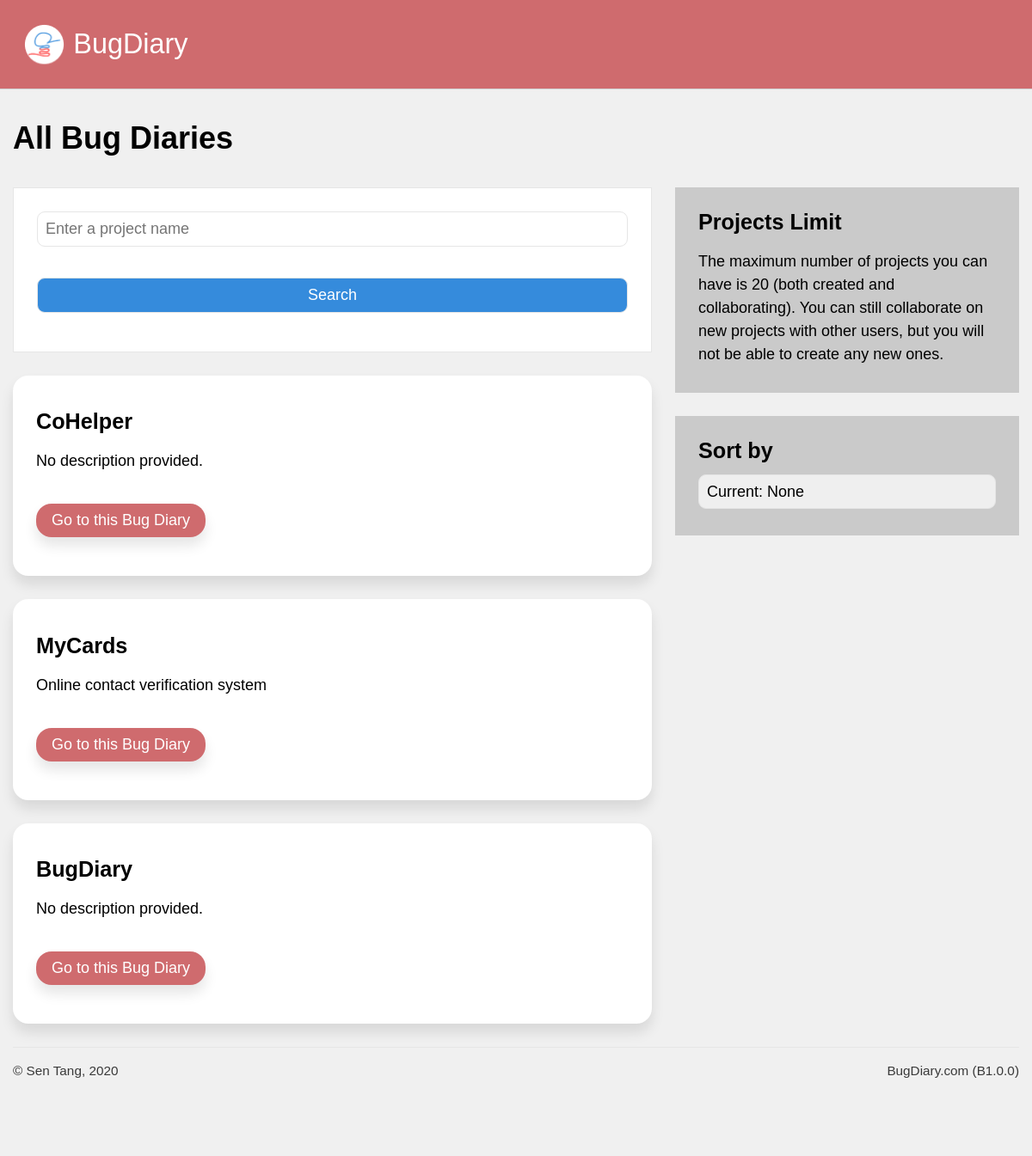
Page /users/all_projects (signed in) on the committed database.
### application/models.py (models this page shows, shortened)
class Projects(db.Model):
    id  = db.Column(db.Integer, primary_key = True, nullable = False)
    url = db.Column(db.String(22), index = True, unique = True, nullable = False)
    name = db.Column(db.String(100), nullable = False)
    description = db.Column(db.Text, nullable = False)
    creation_date = db.Column(db.DateTime, index = True, nullable = False)
    expiry_date = db.Column(db.DateTime, index = True, nullable = False)
    status = db.Column(db.String(10), nullable = False)
    access_code = db.Column(db.String(50), nullable = True)
    last_activity = db.Column(db.DateTime(), default = dt.datetime.now())
    memo = db.Column(db.String(500), default = "Post a memo here!")
    owner = db.Column(db.Integer, db.ForeignKey('users.id')) #linked
    bugs = db.relationship('Bugs', backref = 'containing_project', cascade = "all,delete")
    locations = db.relationship('Project_bug_locations', backref = 'locations_in', cascade = "all,delete")
    types = db.relationship('Project_bug_types', backref = 'types_in', cascade = "all,delete")
    settings = db.relationship('Project_settings', backref = 'settings_for', cascade = "all,delete", uselist = False)
    blog_posts = db.relationship('Blog_posts', backref= 'post_target', cascade = "all,delete")

### application/users/views.py (the view)
@users.route('/all_projects')
@login_required
def all_projects():
    page = request.args.get('page', default = 1, type = int)
    order = request.args.get('order', default = "recency")
    per_page = request.args.get('per_page', default = 5, type = int)
    if request.args.get('order'):
        if request.args.get('order') == "alphabetical":
            all_projects = current_user.collab_projects.order_by(Projects.name.asc()).paginate(page, per_page, False)
        elif request.args.get('order') == "recency":
            all_projects = current_user.collab_projects.order_by(Projects.last_activity.asc()).paginate(page, per_page, False)
        elif request.args.get('order') == "creation":
            all_projects = current_user.collab_projects.order_by(Projects.id.asc()).paginate(page, per_page, False)
    else:
        all_projects = current_user.collab_projects.order_by(Projects.id.desc()).paginate(page, per_page, False)
    result_count = current_user.collab_projects.order_by(Projects.id.desc()).count()
    next_url = url_for('users.all_projects', page = all_projects.next_num) if all_projects.has_next else None
    prev_url = url_for('users.all_projects', page = all_projects.prev_num) if all_projects.has_prev else None
    return render_template('all_projects.html', user = current_user, projects = all_projects, prev_url = prev_url, next_url = next_url)

### application/models.py (called while the page is built)
@login_manager.user_loader
def load_user(user_id):
    return Users.query.get(user_id)

### application/users/templates/users/all_projects.html (shortened to what this page needs)
{% extends 'confined.html' %}
{% import 'macros.html' as macros %}
{% block main %}
<h1>All Bug Diaries</h1>
<div class="main-aside">
    <main>
        {{ macros.search(projects.items) }}
        {% for project in projects.items %}
        <div class="rounded shadowed bg-white block">
            <h3>{{project.name}}</h3>
            <p>
                {% if project.description != "" %}
                {{project.description}}
                {% else %}
                No description provided.
                {%endif%}
            </p>
            <a href="{{ url_for('projects.dashboard', project_url = project.url) }}" class="button-primary rounded shadowed">Go to this Bug Diary</a>
        </div>
        {% endfor %}
    </main>
    <aside>
        <div class="sidebar-block bg-gray">
            <h3>Projects Limit</h3>
            <p>
                The maximum number of projects you can have is 20 (both created and collaborating). You can still collaborate on new projects with other users, but you will not be able to create any new ones.
            </p>
        </div>
        <div class="sidebar-block bg-gray">
            <h3>Sort by</h3>
            <select onchange="location = '?order=' + this.value;">
                <option value="{{ request.args.get('order') }}">Current: {{ request.args.get('order') }}</option>
            </select>
        </div>
    </aside>
</div>
{% endblock %}

### application/static/css/unilay5.css (style rules this page uses)
body { font-size: 18px; font-family: sans-serif; color: #000; margin: 0; padding: 0; background-color: #f0f0f0; }
p { line-height: 150%; }
main a.button-secondary, main a.button-primary { padding: 0.5em 1em; text-decoration: none; margin: 1em auto; display: inline-block; text-align: center; }
main a.button-primary { background-color: #cf6b6e; color: #fff; }
a:link, a:visited { color: #ff3939; }
h2, h3, h4, h5 { margin: 0.5em 0; }
h1 { color: inherit; font-size: 2em; margin: 1em 0; }
h3 { color: inherit; font-size: 1.4em; }
.block { padding: 1.5em; margin-bottom: 1.5em; }
.sidebar-block { padding: 0.75em 1.5em; margin-bottom: 1.5em; }
.aside-main, .main-aside { display: grid; grid-gap: 1.5em; }
.aside-main main, .main-aside main { grid-area: main; }
.aside-main aside, .main-aside aside { grid-area: aside; }
.main-aside { grid-template-areas: "main aside"; grid-template-columns: auto 400px; }
.rounded { border-radius: 1em 1em 1em 1em; -moz-border-radius: 1em 1em 1em 1em; -webkit-border-radius: 1em 1em 1em 1em; }
.shadowed { -webkit-box-shadow: 0px 10px 15px 0px rgba(0, 0, 0, 0.1); -moz-box-shadow: 0px 10px 15px 0px rgba(0, 0, 0, 0.1); box-shadow: 0px 10px 15px 0px rgba(0, 0, 0, 0.1); }
.bg-white { background-color: #fff; }
.bg-gray { background-color: #cacaca; }
input[type=text], input[type=number], input[type=submit], input[type=password], select, textarea, .button-styled { font-size: 1em; padding: 0.5em; -webkit-appearance: none; -moz-appearance: none; appearance: none; width: 100%; border: 1px solid; font-family: inherit; margin-bottom: 1em; border-color: #e6e6e6; -webkit-box-sizing: border-box; -moz-box-sizing: border-box; box-sizing: border-box; border-radius: 0.5em 0.5em 0.5em 0.5em; -moz-border-radius: 0.5em 0.5em 0.5em 0.5em; -webkit-border-radius: 0.5em 0.5em 0.5em 0.5em; }
.button-primary { background-color: #cf6b6e; color: #fff; }

### rows in the picture
Projects: name "CoHelper", description "No description provided."
Projects: name "MyCards", description "Online contact verification system"
Projects: name "BugDiary", description "No description provided."

### other values in the picture
{{ version }} "B1.0.0"
